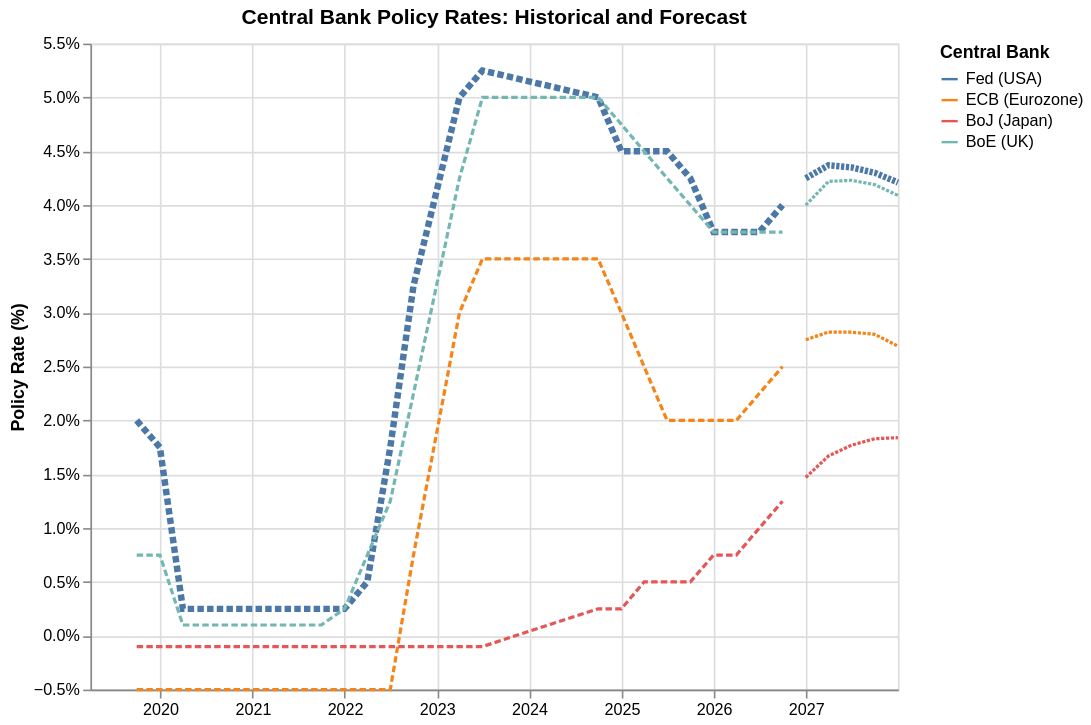

This figure's notebook cell:
### Markdown cell above
# Central Bank Policy Rates - History vs. Forecast
© 2026 Jim Domeij

The chart shows quarterly policy rates from 2019 onward for the US (Fed), Eurozone (ECB), UK (BoE), and Japan (BoJ), extended with Bloomberg’s median economist forecasts through 2027. Solid line segments represent realized (actual) policy settings, while dashed segments show the current consensus expected path as of the data pull date. Comparing levels and slopes highlights where markets expect tightening, easing, or prolonged stability—and how the projected policy divergence/convergence evolves across regions.

### Code cell
import json
from pathlib import Path

import altair as alt

alt.renderers.set_embed_options(actions=False)
chart_file = Path("docs/examples/macro") / "cb-policy-rates-hero.json"
with open(chart_file) as f:
    spec = json.load(f)
alt.Chart.from_dict(spec)

### Figure 1 — Vega-Lite specification as saved in the notebook (floating-point values rounded to 4 significant figures; data arrays with more than 128 entries replaced by an {"elided": "..."} marker saying what was removed)
{"config": {"view": {"continuousWidth": 300, "continuousHeight": 300}}, "data": {"name": "data-1a51094788fbe3a0e07212dd31ca9b75"}, "mark": {"type": "line"}, "datasets": {"data-1a51094788fbe3a0e07212dd31ca9b75": {"elided": "144 records"}}, "encoding": {"color": {"field": "ID", "scale": {"domain": ["Fed (USA)", "ECB (Eurozone)", "BoJ (Japan)", "BoE (UK)"]}, "title": "Central Bank", "type": "nominal"}, "size": {"condition": {"test": "(datum.ID === 'Fed (USA)')", "value": 4}, "value": 2}, "strokeDash": {"field": "ACT_EST_DATA", "legend": null, "type": "nominal"}, "tooltip": [{"field": "ID", "type": "nominal"}, {"field": "PERIOD_REFERENCE_DATE", "type": "temporal"}, {"field": "#policy_rate", "type": "quantitative"}, {"field": "ACT_EST_DATA", "type": "nominal"}], "x": {"field": "PERIOD_REFERENCE_DATE", "title": null, "type": "temporal"}, "y": {"axis": {"format": "%"}, "field": "pr", "title": "Policy Rate (%)", "type": "quantitative"}}, "height": 400, "title": "Central Bank Policy Rates: Historical and Forecast", "width": 500, "$schema": "https://vega.github.io/schema/vega-lite/v6.4.1.json"}
